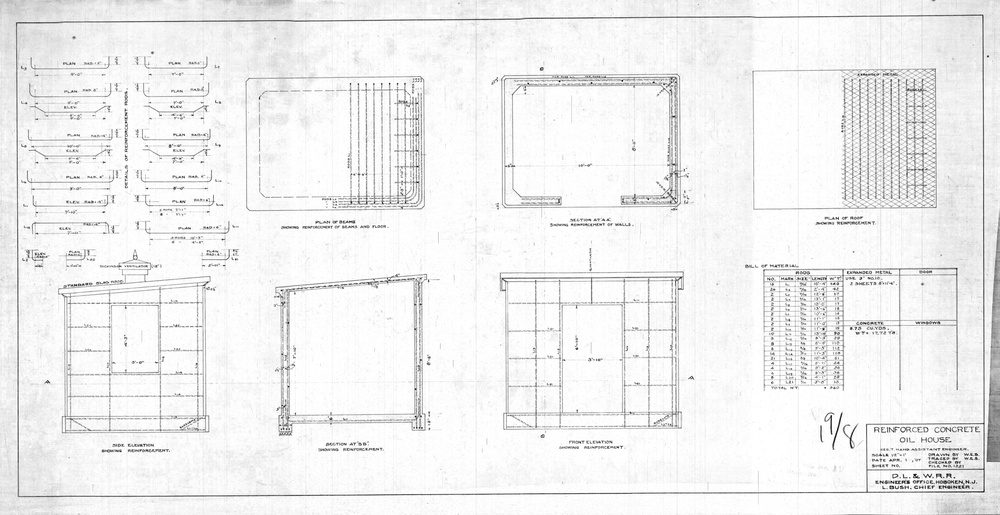
#> input picture data/samples/wm_00019_bh--reinforced_oil_house_d1ac2b92-d1d1-423d-b796-bc6b7f5606fc.jpg, 1000 x 515 px, shrunk from 6351 x 3271 before the run
$ python -i geometry.py   (imports and definitions only)
#> lines starting #> are read from the running program, lines starting #| are printed output that depends on the picture; after the words box and inside, x2 and y2 are one past the last pixel; in counts of white or black regions, pixels touching at a corner belong together
"""U5: Geometry_F — OpenCV line + contour extraction + wall_candidates.

Contract:
    A: canonical_image (from U4) — ndarray (H,W,3) uint8
    B: GeometryResult { lines, contours, wall_candidates, diagnostic }
    P: canonical_image is grayscale-convertible

NEVER returns silent None — empty → GeometryResult with empty lists + diagnostic.
"""
from __future__ import annotations

import math
from dataclasses import dataclass, field
from typing import TYPE_CHECKING

import cv2
import numpy as np

if TYPE_CHECKING:
    from cad_trust.audit import AuditContext

# Tunables (v0.1 defaults; revisit in v0.2 once real corpus arrives)
HOUGH_MIN_LINE_LENGTH_PX = 60
HOUGH_MAX_LINE_GAP_PX = 8
PAIR_ORIENTATION_TOL_DEG = 3.0
PAIR_OVERLAP_RATIO_MIN = 0.55
PAIR_GAP_MIN_PX = 3
PAIR_GAP_MAX_PX = 18  # walls drawn at WALL_THICKNESS=8 → expect gap ~5-15 with HoughP edge effects


@dataclass
class Evidence:
    source: str
    signal: str


@dataclass
class Line:
    p1: tuple[float, float]
    p2: tuple[float, float]
    length_px: float
    thickness_px: float
    evidence: list[Evidence] = field(default_factory=list)


@dataclass
class Contour:
    points: list[tuple[float, float]]
    area_px: float
    closed: bool


@dataclass
class WallCandidate:
    polyline: list[tuple[float, float]]
    thickness_px: float
    evidence: list[Evidence] = field(default_factory=list)


@dataclass
class GeometryResult:
    lines: list[Line]
    contours: list[Contour]
    wall_candidates: list[WallCandidate]
    diagnostic: str = ""


# ── helpers ─────────────────────────────────────────────────────────────────


def _angle_deg(x1: float, y1: float, x2: float, y2: float) -> float:
    return math.degrees(math.atan2(y2 - y1, x2 - x1)) % 180.0


def _line_length(x1: float, y1: float, x2: float, y2: float) -> float:
    return math.hypot(x2 - x1, y2 - y1)


def _midpoint(x1: float, y1: float, x2: float, y2: float) -> tuple[float, float]:
    return ((x1 + x2) / 2.0, (y1 + y2) / 2.0)


def _perpendicular_distance(px: float, py: float, x1: float, y1: float, x2: float, y2: float) -> float:
    """Distance from (px,py) to the infinite line through (x1,y1)-(x2,y2)."""
    num = abs((y2 - y1) * px - (x2 - x1) * py + x2 * y1 - y2 * x1)
    den = math.hypot(y2 - y1, x2 - x1)
    return num / den if den > 1e-6 else 0.0


def _project_overlap_ratio(la: tuple, lb: tuple) -> float:
    """Fraction of the SHORTER line that overlaps the longer line when projected
    along the shared direction."""
    (ax1, ay1, ax2, ay2) = la
    (bx1, by1, bx2, by2) = lb
    # Direction unit vector from the LONGER line
    if _line_length(*la) >= _line_length(*lb):
        x0, y0, x1, y1 = ax1, ay1, ax2, ay2
        sx1, sy1, sx2, sy2 = bx1, by1, bx2, by2
    else:
        x0, y0, x1, y1 = bx1, by1, bx2, by2
        sx1, sy1, sx2, sy2 = ax1, ay1, ax2, ay2
    dx, dy = x1 - x0, y1 - y0
    L = math.hypot(dx, dy)
    if L < 1e-6:
        return 0.0
    ux, uy = dx / L, dy / L
    # Projection of endpoints onto direction
    p0 = 0.0
    p1 = L
    q0 = (sx1 - x0) * ux + (sy1 - y0) * uy
    q1 = (sx2 - x0) * ux + (sy2 - y0) * uy
    qmin, qmax = min(q0, q1), max(q0, q1)
    overlap = max(0.0, min(p1, qmax) - max(p0, qmin))
    short_len = math.hypot(sx2 - sx1, sy2 - sy1)
    if short_len < 1e-6:
        return 0.0
    return overlap / short_len


# ── core ────────────────────────────────────────────────────────────────────


def _detect_lines(gray: np.ndarray) -> list[Line]:
    edges = cv2.Canny(gray, 50, 150, apertureSize=3)
    raw = cv2.HoughLinesP(
        edges,
        rho=1,
        theta=math.pi / 180,
        threshold=80,
        minLineLength=HOUGH_MIN_LINE_LENGTH_PX,
        maxLineGap=HOUGH_MAX_LINE_GAP_PX,
    )
    out: list[Line] = []
    if raw is None:
        return out
    for entry in raw[:, 0, :]:
        x1, y1, x2, y2 = (float(v) for v in entry)
        length = _line_length(x1, y1, x2, y2)
        out.append(
            Line(
                p1=(x1, y1),
                p2=(x2, y2),
                length_px=length,
                thickness_px=1.0,  # unknown from HoughP alone
                evidence=[Evidence(source="opencv_houghP", signal=f"len={length:.1f}px")],
            )
        )
    return out


def _detect_contours(gray: np.ndarray) -> list[Contour]:
    _, binary = cv2.threshold(gray, 200, 255, cv2.THRESH_BINARY_INV)
    contours, _ = cv2.findContours(binary, cv2.RETR_EXTERNAL, cv2.CHAIN_APPROX_SIMPLE)
    out: list[Contour] = []
    for c in contours:
        if cv2.contourArea(c) < 200:
            continue
        epsilon = 0.01 * cv2.arcLength(c, True)
        approx = cv2.approxPolyDP(c, epsilon, True)
        pts = [(float(p[0][0]), float(p[0][1])) for p in approx]
        out.append(Contour(points=pts, area_px=float(cv2.contourArea(c)), closed=True))
    return out


def _pair_lines_into_walls(lines: list[Line]) -> list[WallCandidate]:
    """Pair parallel close lines into wall candidates.

    Two HoughP lines form a wall when:
      - angles within ±PAIR_ORIENTATION_TOL_DEG,
      - perpendicular distance ∈ [PAIR_GAP_MIN_PX, PAIR_GAP_MAX_PX],
      - projected overlap ≥ PAIR_OVERLAP_RATIO_MIN of the shorter line.
    """
    if len(lines) < 2:
        return []
    used: set[int] = set()
    walls: list[WallCandidate] = []
    by_length = sorted(range(len(lines)), key=lambda i: -lines[i].length_px)
    for i in by_length:
        if i in used:
            continue
        la = lines[i]
        ang_a = _angle_deg(la.p1[0], la.p1[1], la.p2[0], la.p2[1])
        mx_a, my_a = _midpoint(la.p1[0], la.p1[1], la.p2[0], la.p2[1])
        best_j = -1
        best_gap = float("inf")
        for j in by_length:
            if j == i or j in used:
                continue
            lb = lines[j]
            ang_b = _angle_deg(lb.p1[0], lb.p1[1], lb.p2[0], lb.p2[1])
            dang = min(abs(ang_a - ang_b), 180.0 - abs(ang_a - ang_b))
            if dang > PAIR_ORIENTATION_TOL_DEG:
                continue
            mx_b, my_b = _midpoint(lb.p1[0], lb.p1[1], lb.p2[0], lb.p2[1])
            gap = _perpendicular_distance(mx_b, my_b, la.p1[0], la.p1[1], la.p2[0], la.p2[1])
            if gap < PAIR_GAP_MIN_PX or gap > PAIR_GAP_MAX_PX:
                continue
            overlap = _project_overlap_ratio(
                (la.p1[0], la.p1[1], la.p2[0], la.p2[1]),
                (lb.p1[0], lb.p1[1], lb.p2[0], lb.p2[1]),
            )
            if overlap < PAIR_OVERLAP_RATIO_MIN:
                continue
            if gap < best_gap:
                best_gap = gap
                best_j = j
        if best_j >= 0:
            lb = lines[best_j]
            used.add(i)
            used.add(best_j)
            # Centerline: average of endpoint midpoints
            cx1, cy1 = _midpoint(la.p1[0], lb.p1[0], la.p1[1], lb.p1[1])
            cx2, cy2 = _midpoint(la.p2[0], lb.p2[0], la.p2[1], lb.p2[1])
            walls.append(
                WallCandidate(
                    polyline=[(la.p1[0], la.p1[1]), (la.p2[0], la.p2[1])],
                    thickness_px=best_gap,
                    evidence=[
                        Evidence(
                            source="opencv_line_pair",
                            signal=(
                                f"parallel pair, Δangle≈{dang:.1f}°, gap={best_gap:.1f}px, "
                                f"overlap≥{PAIR_OVERLAP_RATIO_MIN:.0%}"
                            ),
                        ),
                    ],
                )
            )
    return walls


def extract_geometry(
    canonical_image: np.ndarray,
    audit: "AuditContext | None" = None,
) -> GeometryResult:
    if audit is not None:
        audit.emit_stage_event("geometry", "INFO", "starting")
    if canonical_image is None or canonical_image.size == 0:
        result = GeometryResult(
            lines=[],
            contours=[],
            wall_candidates=[],
            diagnostic="empty input image",
        )
        if audit is not None:
            audit.emit_stage_event("geometry", "WARN", "empty input", {"diagnostic": result.diagnostic})
        return result
    if canonical_image.ndim == 3:
        gray = cv2.cvtColor(canonical_image, cv2.COLOR_RGB2GRAY)
    else:
        gray = canonical_image
    lines = _detect_lines(gray)
    contours = _detect_contours(gray)
    walls = _pair_lines_into_walls(lines)
    diag_parts: list[str] = []
    if not lines:
        diag_parts.append("HoughLinesP returned no lines")
    if not walls:
        diag_parts.append(
            "no wall_candidates produced — either no parallel pairs survived gap/overlap thresholds, "
            "or walls are drawn too thin for v0.1 thresholds"
        )
    result = GeometryResult(
        lines=lines,
        contours=contours,
        wall_candidates=walls,
        diagnostic=" | ".join(diag_parts),
    )
    if audit is not None:
        audit.emit_stage_event(
            "geometry",
            "INFO",
            "complete",
            {
                "lines": len(lines),
                "contours": len(contours),
                "wall_candidates": len(walls),
                "diagnostic": result.diagnostic,
            },
        )
    return result

>>> import cv2
>>> picture = cv2.cvtColor(cv2.imread('../../data/samples/wm_00019_bh--reinforced_oil_house_d1ac2b92-d1d1-423d-b796-bc6b7f5606fc.jpg'), cv2.COLOR_BGR2RGB)
#> picture is the input picture: shape (515, 1000, 3); min 3, max 255, mean 240.1
>>> result = extract_geometry(picture)
#> in _detect_lines, `edges = cv2.Canny(gray, 50, 150, apertureSize=3)`:
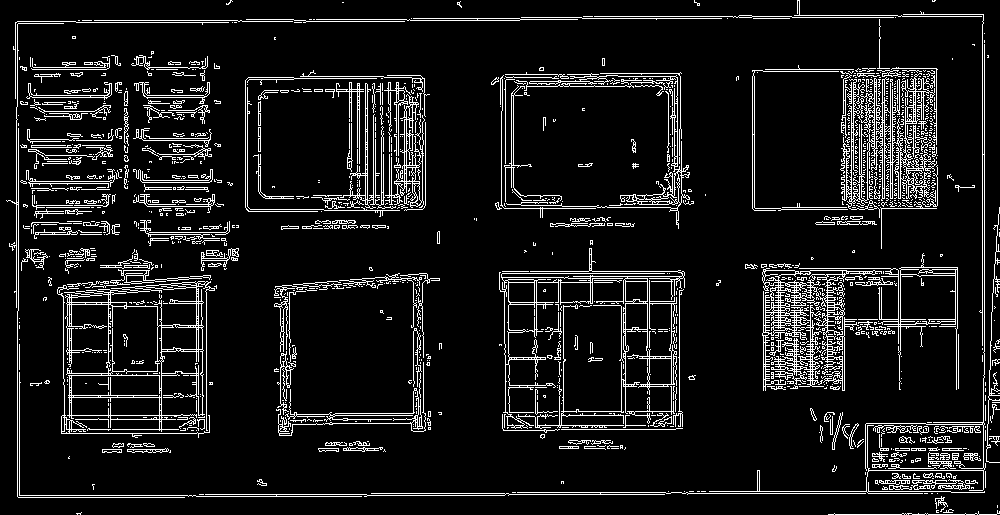
#> edges: shape (515, 1000); 9.8% white in thin lines or dots
#> in _detect_lines, `raw = cv2.HoughLinesP( edges, rho=1, theta=math.pi / 180, threshold=80..`: raw = 296 rows, first 6: [330, 415, 430, 415], [984, 377, 984, 33], [682, 493, 937, 493], [982, 361, 982, 14], [367, 495, 508, 495], [199, 494, 366, 494]
#> the loop in _detect_lines, `for entry in raw[:, 0, :]:` made 296 passes
#> (x1, y1, x2, y2, length) on passes 1 to 3: (330, 415, 430, 415, 100), (984, 377, 984, 33, 344), (682, 493, 937, 493, 255)
#> after the loop in _detect_lines, `for entry in raw[:, 0, :]:`: out = 296 items
#> in _detect_contours, `_, binary = cv2.threshold(gray, 200, 255, cv2.THRESH_BINARY_INV)`:
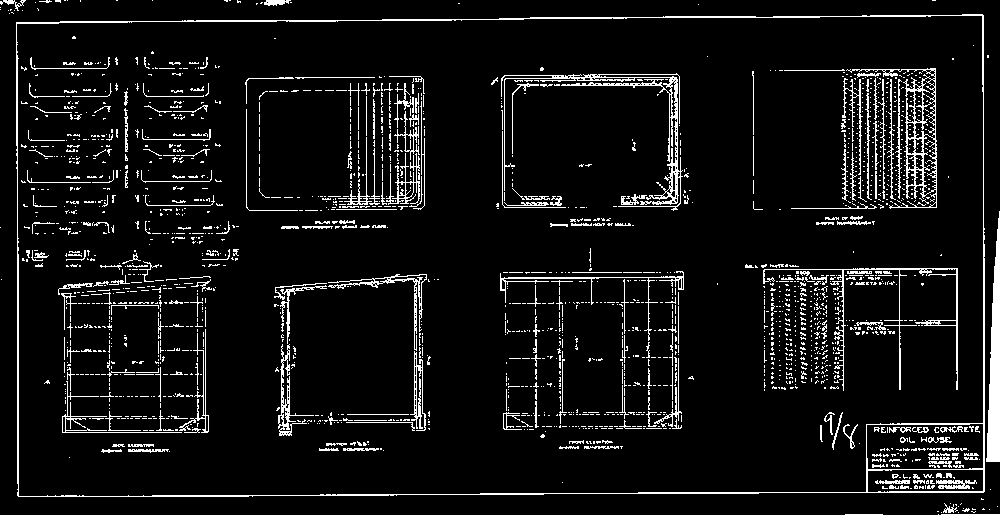
#> binary: shape (515, 1000); 7.3% white in thin lines or dots
#> in _detect_contours, `contours, _ = cv2.findContours(binary, cv2.RETR_EXTERNAL, cv2.CHAIN_AP..`: contours = 53 contours, 48 with area under 20; largest, box (x1, y1, x2, y2) and area: (16, 14, 985, 497) 459980, (986, 211, 1000, 462) 1834, (264, 0, 291, 6) 84, (0, 0, 26, 11) 54, (943, 503, 958, 513) 32
#> the loop in _detect_contours, `for c in contours:` made 53 passes
#> c on passes 1, 2, 3, 4, 5, 7, 8, 9, 10, 12, 13, 14: [[941, 514], [999, 514]], [[938, 514]], [[845, 514], [882, 514]], [[958, 512]], [[941, 512]], [[937, 511], [938, 511]], [[989, 509]], [[983, 508], [982, 509], [984, 509]], [[972, 508], [972, 509], [975, 509], [973, 509]], [[963, 508]], [[997, 506]], [[958, 506]]
#> (epsilon, pts) on passes 23, 25: (5.19, [(999, 211), (986, 461), (999, 461)]), (29.06, [(983, 15), (16, 22), (17, 495), (983, 492)])
#> after the loop in _detect_contours, `for c in contours:`: out = 2 items
#> in _pair_lines_into_walls, `by_length = sorted(range(len(lines)), key=lambda i: -lines[i].length_px)`: by_length = 296 values, max 295 at index 221, min 0 at index 79, mean 147.5
#> the loop in _pair_lines_into_walls, `for i in by_length:` made 296 passes
#> (i, ang_a, mx_a, my_a) on pass 1: (3, 90, 982, 187.5)
#> i on passes 4 to 9: 2, 44, 17, 111, 52, 13

$ run again, on data/samples/wm_00091_bh--coal_trestle--stirling_nj_412045da-780d-40f3-abd6-1a360f833617.jpg
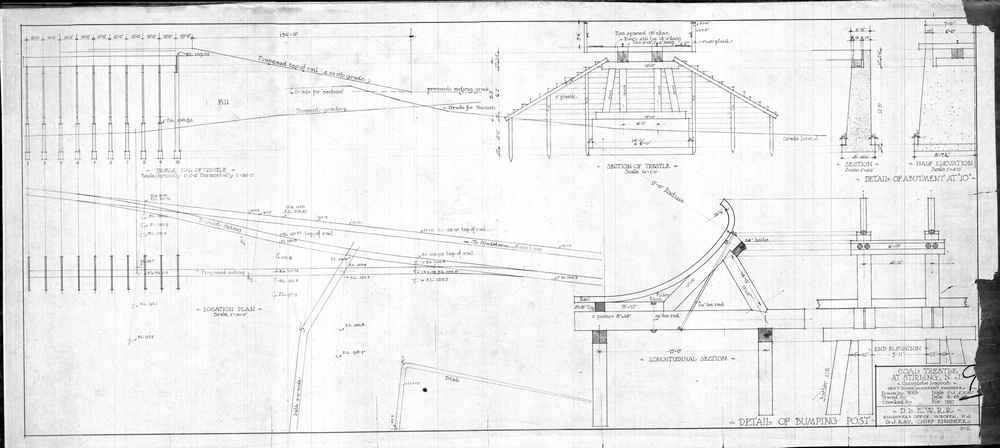
#> input picture data/samples/wm_00091_bh--coal_trestle--stirling_nj_412045da-780d-40f3-abd6-1a360f833617.jpg, 1000 x 448 px, shrunk from 7206 x 3229 before the run
#> picture is the input picture: shape (448, 1000, 3); min 0, max 255, mean 234.1
#> in _detect_lines, `edges = cv2.Canny(gray, 50, 150, apertureSize=3)`:
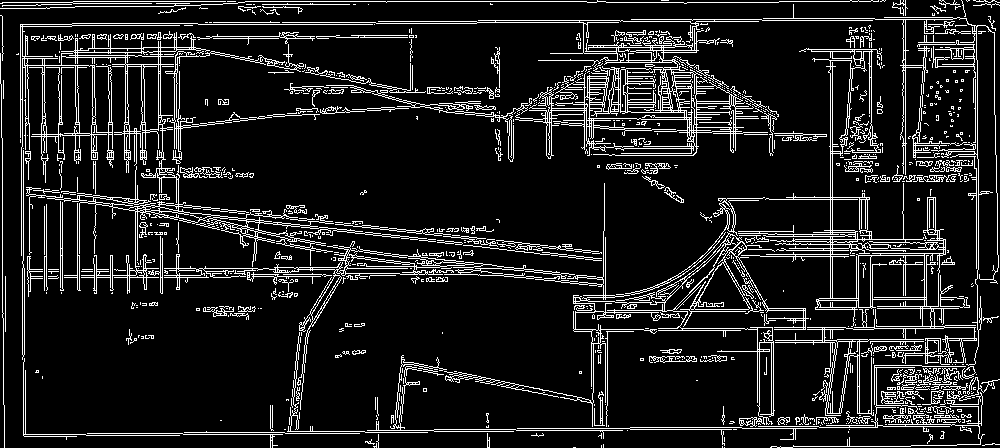
#> edges: shape (448, 1000); 11.8% white in thin lines or dots
#> raw = 181 rows, first 6: [73, 1, 235, 1], [457, 429, 570, 428], [832, 309, 832, 49], [198, 221, 357, 251], [334, 272, 451, 274], [477, 22, 618, 22]
#> the loop in _detect_lines, `for entry in raw[:, 0, :]:` made 181 passes
#> (x1, y1, x2, y2, length) on passes 1 to 3: (73, 1, 235, 1, 162), (457, 429, 570, 428, 113), (832, 309, 832, 49, 260)
#> after the loop in _detect_lines, `for entry in raw[:, 0, :]:`: out = 181 items
#> in _detect_contours, `_, binary = cv2.threshold(gray, 200, 255, cv2.THRESH_BINARY_INV)`:
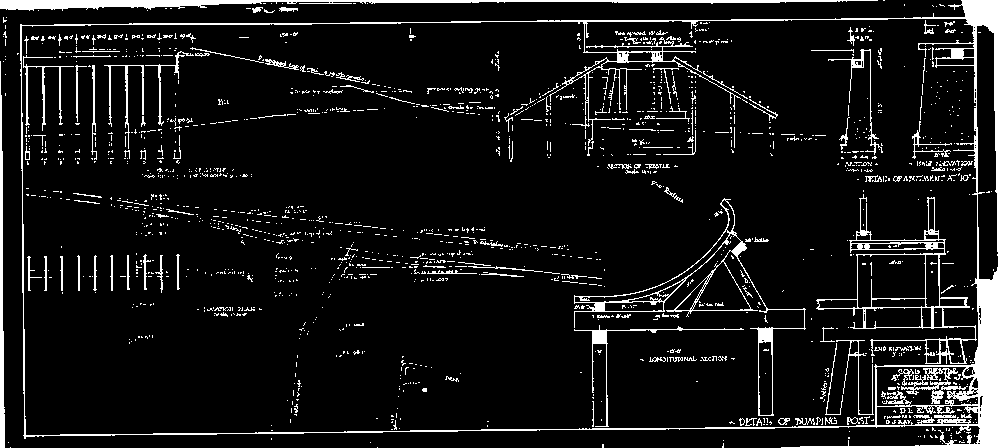
#> binary: shape (448, 1000); 8.6% white; 1658 white regions (1505 under 20 px)
#> in _detect_contours, `contours, _ = cv2.findContours(binary, cv2.RETR_EXTERNAL, cv2.CHAIN_AP..`: contours = 64 contours, 59 with area under 20; largest, box (x1, y1, x2, y2) and area: (20, 0, 1000, 448) 401230, (0, 0, 878, 11) 2503, (0, 61, 5, 448) 804, (279, 7, 298, 12) 36, (252, 7, 263, 13) 26
#> the loop in _detect_contours, `for c in contours:` made 64 passes
#> c on passes 1, 2, 3, 4, 6, 7, 9, 10: [[377, 447]], [[10, 447]], [[602, 444], [602, 447], [603, 447], [603, 444]], [[942, 443]], [[370, 442]], [[8, 442]], [[940, 441]], [[963, 440]]
#> after the loop in _detect_contours, `for c in contours:`: out = 3 items
#> by_length = 181 values, max 180 at index 121, min 0 at index 21, mean 90
#> the loop in _pair_lines_into_walls, `for i in by_length:` made 181 passes
#> (i, ang_a, mx_a, my_a) on pass 1: (105, 0, 415.5, 1)

$ run again, on data/samples/wm_00104_bm--cross_section_of_ash_pits--wabash_railroad--decatur_il_50f7feda-0ce0-4.jpg
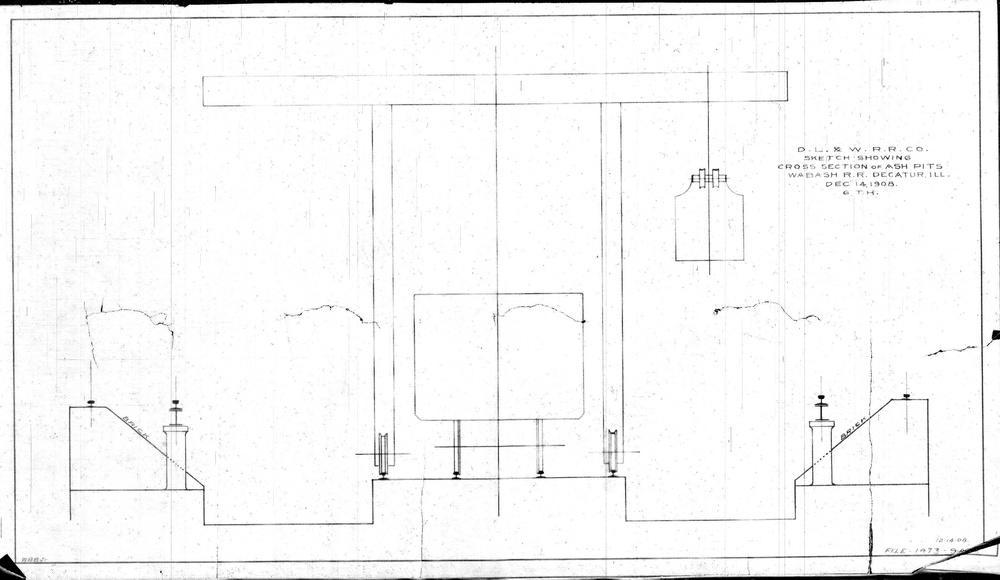
#> input picture data/samples/wm_00104_bm--cross_section_of_ash_pits--wabash_railroad--decatur_il_50f7feda-0ce0-4.jpg, 1000 x 580 px, shrunk from 2935 x 1702 before the run
#> picture is the input picture: shape (580, 1000, 3); min 0, max 255, mean 246.8
#> in _detect_lines, `edges = cv2.Canny(gray, 50, 150, apertureSize=3)`:
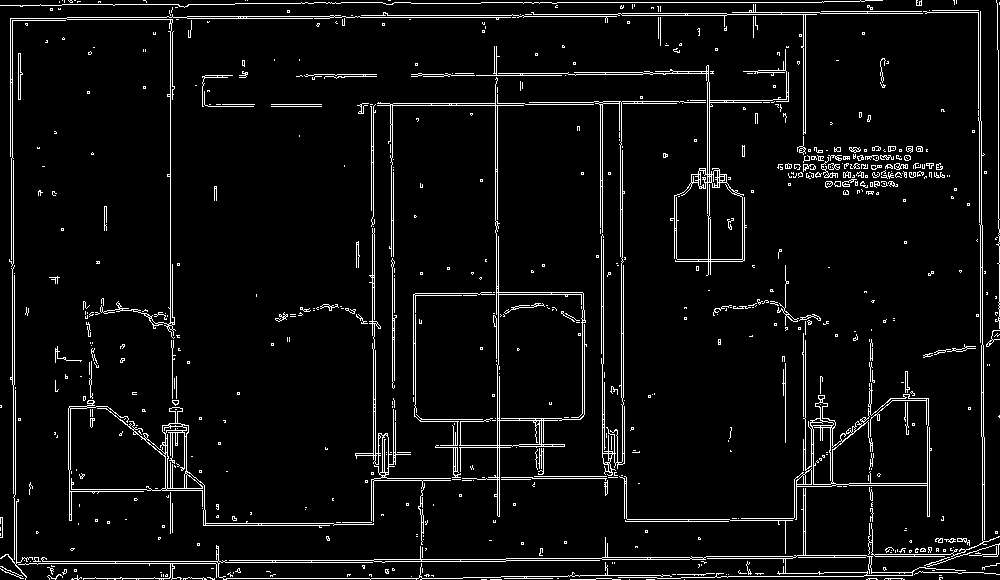
#> edges: shape (580, 1000); 5.3% white in thin lines or dots
#> raw = 101 rows, first 6: [481, 2, 823, 2], [72, 578, 462, 578], [170, 331, 170, 14], [12, 561, 224, 561], [803, 418, 803, 333], [805, 557, 805, 317]
#> the loop in _detect_lines, `for entry in raw[:, 0, :]:` made 101 passes
#> (x1, y1, x2, y2, length) on passes 1 to 8: (481, 2, 823, 2, 342), (72, 578, 462, 578, 390), (170, 331, 170, 14, 317), (12, 561, 224, 561, 212), (803, 418, 803, 333, 85), (805, 557, 805, 317, 240), (172, 337, 172, 264, 73), (373, 233, 373, 106, 127)
#> after the loop in _detect_lines, `for entry in raw[:, 0, :]:`: out = 101 items
#> in _detect_contours, `_, binary = cv2.threshold(gray, 200, 255, cv2.THRESH_BINARY_INV)`:
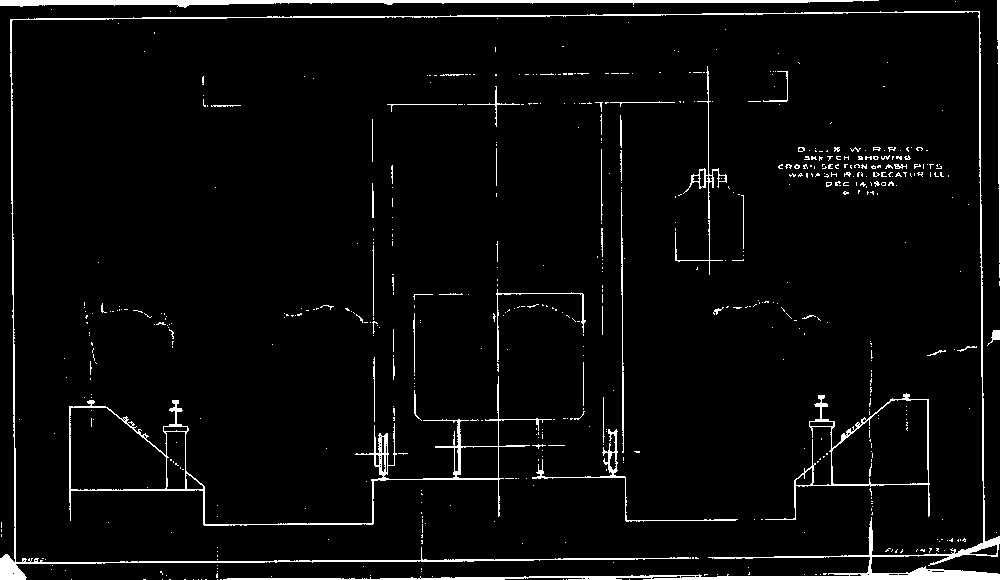
#> binary: shape (580, 1000); 4% white; 584 white regions (526 under 20 px)
#> in _detect_contours, `contours, _ = cv2.findContours(binary, cv2.RETR_EXTERNAL, cv2.CHAIN_AP..`: contours = 557 contours, 539 with area under 20; largest, box (x1, y1, x2, y2) and area: (69, 376, 552, 526) 10681, (765, 393, 930, 520) 7446, (0, 11, 1000, 580) 5658, (0, 0, 879, 8) 2254, (532, 429, 738, 522) 368
#> the loop in _detect_contours, `for c in contours:` made 557 passes
#> c on passes 1 to 3: [[629, 579]], [[566, 579]], [[563, 579]]
#> after the loop in _detect_contours, `for c in contours:`: out = 7 items
#> by_length = 101 values, max 100 at index 99, min 0 at index 1, mean 50
#> the loop in _pair_lines_into_walls, `for i in by_length:` made 101 passes
#> (ang_a, mx_a, my_a) on pass 1: (0, 267, 578)
